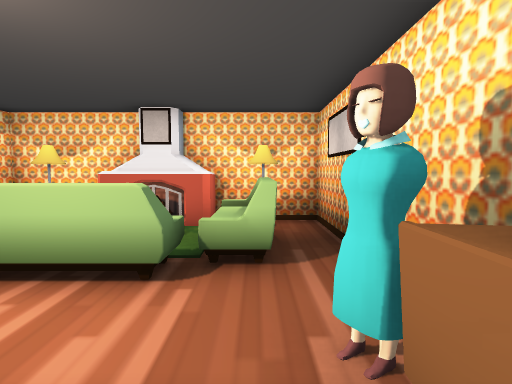
View 1 (above)

13 first-person views from a walk through a Unity game level. The camera is 1.2 m above the floor, tilts 4° down and sees 80° across. The floor is counted in squares, 1 m on a side. Each view is taken from the middle of a square. On the plan, view 1 faces up. The plan holds only what a view shows up to about 13 squares ahead; the rest is blank. The player is left out. Some surface patterns are stand-ins.

View 2
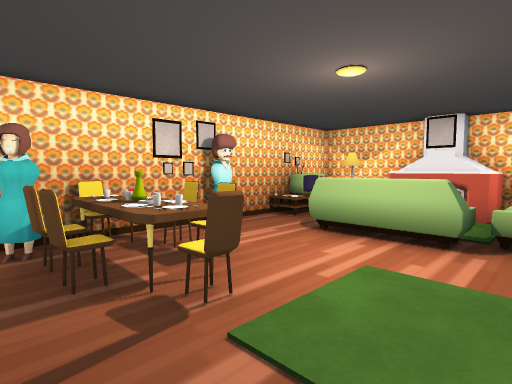

View 3
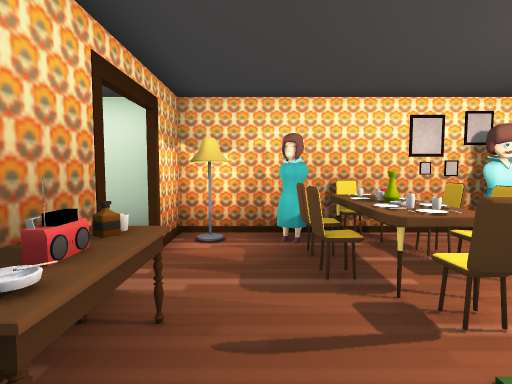

View 4
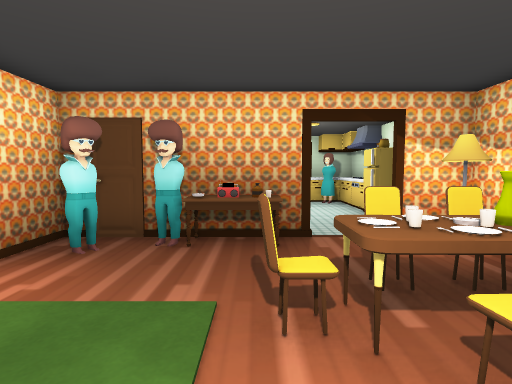

View 5
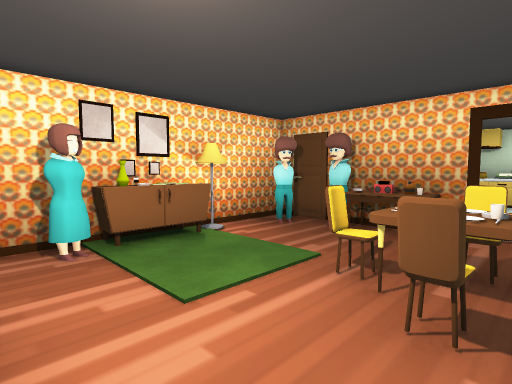

View 6
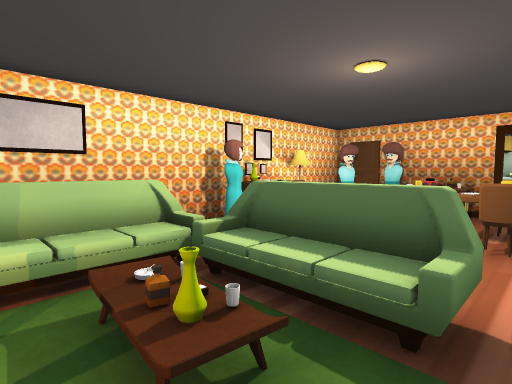

View 7
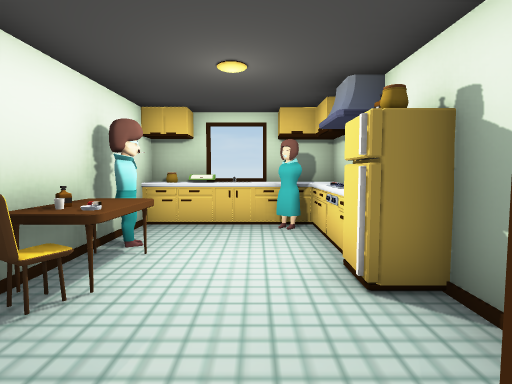

View 8
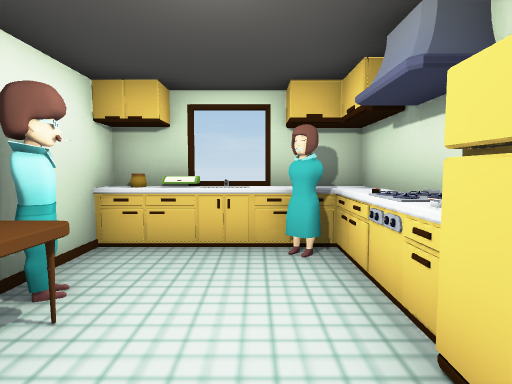

View 9
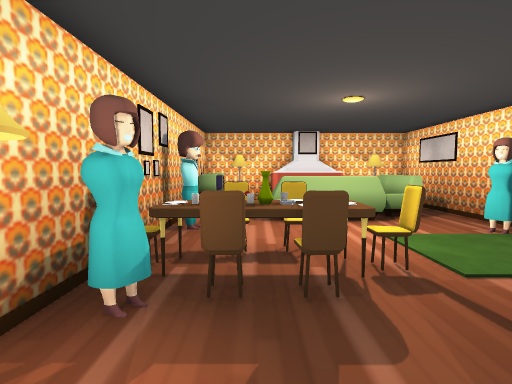

View 10
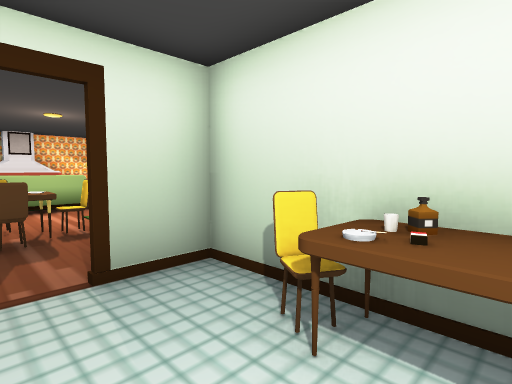

View 11
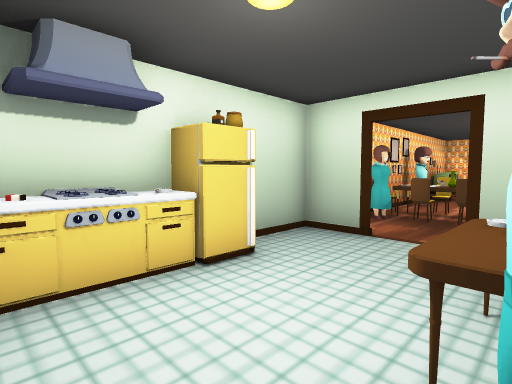

View 12
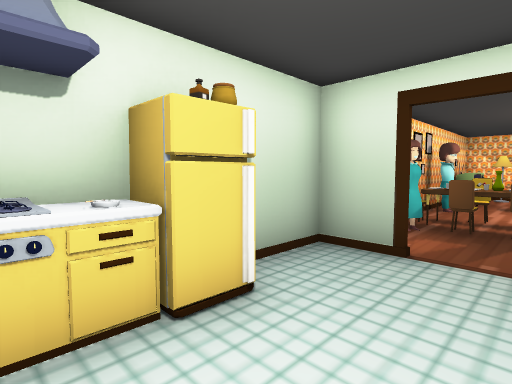

View 13
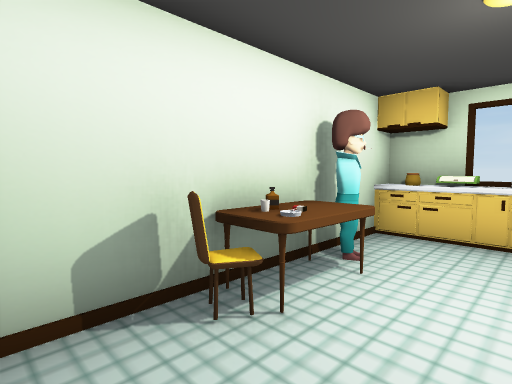

### Floor plan
Key: @ floor where view 1 was taken; # wall or solid block; . floor; L lamp; F fireplace; S sofa; R dresser; C chair; T table; A vase; I radio; B bottle; E bread; O other object.
Columns run from 6 left of view 1 to 2 right of it. Each row starts with its distance up from view 1.
  8 #########
  7 #LLFFFL.#
  6 #O.  F#.#
  5 ##..#.S.#
  4 #..OO #.#
  3 #..S#...#
  2 ##.....##
  1 ##CC. AR#
  0 CTA#C @O#
 -1 ##CC...L#
 -2 #...I..##
 -3 #L..TO###
 -4 #...B###
 -5 #...C#
 -6 ##.BO#
 -7 #O..T#
 -8 #O..##
 -9 #O...#
-10 ###EO#
-11  #####

Positions as (right, up) in squares from view 1, and headings:
1: (0, 0), facing up
2: (0, -2), facing up-left
3: (0, -2), facing left
4: (-2, 2), facing down
5: (-4, 3), facing down-right
6: (-4, 6), facing down-right
7: (-4, -3), facing down
8: (-4, -5), facing down
9: (-4, -4), facing up
10: (-4, -7), facing up-right
11: (-2, -9), facing up-left
12: (-3, -8), facing up-left
13: (-4, -4), facing down-right
